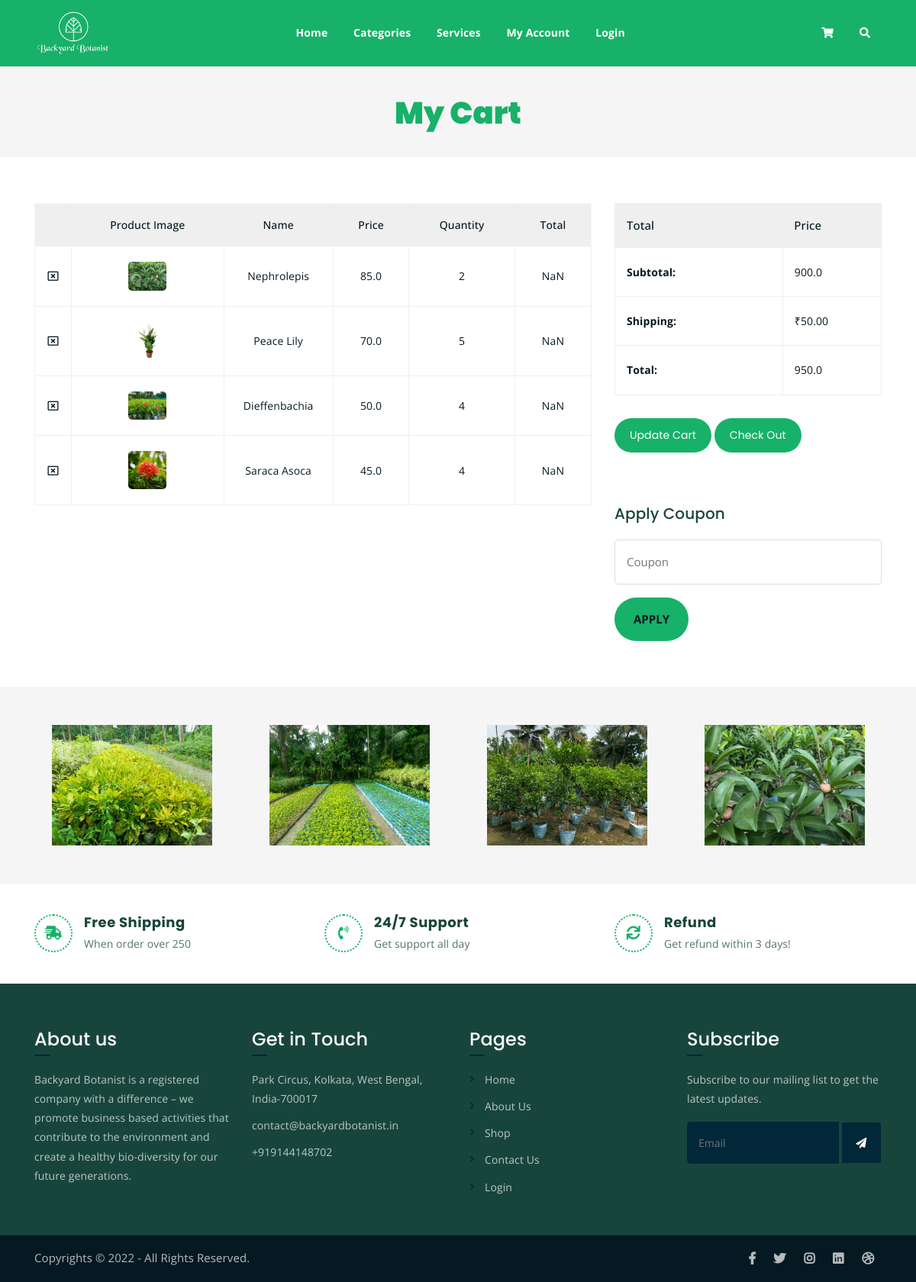
The app's page /cart/ (signed in) with its own data.
### accounts/models.py (models this page shows, shortened)
class cartObject(models.Model):
    user=models.ForeignKey(User,on_delete=models.CASCADE)
    products=models.ForeignKey(Product,on_delete=models.CASCADE)
    quantity=models.IntegerField()

class Product(models.Model):
    name=models.CharField(max_length=150)
    price=models.FloatField()
    Description=models.TextField()
    choices=(('Indoor Plant','indoor plant'),('Native plant','native plant'),('Pots','pots'),('Fertilizer','fertilizer'))
    image=models.ImageField()
    categories=models.CharField(max_length=200,choices=choices)
    relatedproduct=models.ManyToManyField('self',blank=True,null=True)

### accounts/views.py (the view)
# urls.py: path('cart/',views.allCart),
def allCart(request):
    carts=cartObject.objects.filter(user=request.user)
    total=0
    for cart in carts:
        total+=cart.products.price*cart.quantity
    return render(request,'cart.html',{'carts':carts, 'grandtotal':total+50, 'Subtotal':total})

### accounts/templates/cart.html (shortened to what this page needs)
{% load static %}
<!DOCTYPE html>
<html lang="en">
	<head>
		<link rel="stylesheet" href="{% static 'assets/css/all.min.css' %}">
		<link rel="stylesheet" href="{% static 'assets/bootstrap/css/bootstrap.min.css' %}">
		<link rel="stylesheet" href="{% static 'assets/css/owl.carousel.css' %}">
		<link rel="stylesheet" href="{% static 'assets/css/magnific-popup.css' %}">
		<link rel="stylesheet" href="{% static 'assets/css/animate.css' %}">
		<link rel="stylesheet" href="{% static 'assets/css/meanmenu.min.css' %}">
		<link rel="stylesheet" href="{% static 'assets/css/main.css' %}">
		<link rel="stylesheet" href="{% static 'assets/css/responsive.css' %}">
	   </head>
<body>
	<div class="top-header-area shop-sticky" id="sticker">
		<div class="container">
			<div class="row">
				<div class="col-lg-12 col-sm-12 text-center">
					<div class="main-menu-wrap">
						<div class="site-logo">
							<a href="index.html">
								<img src="assets/img/logo_sample.png" alt="">
							</a>
						</div>
						<nav class="main-menu">
							<ul>
								<li><a href="index.html">Home</a></li>
								<li><a href="#">Categories</a>
								</li>
								<li><a href="/shop/">Services</a></li>
								<li><a href="/shop/">My Account</a></li>
								<li><a href="#">Login</a></li>
								<li>
									<div class="header-icons">
										<a class="shopping-cart" href="/cart"><i class="fas fa-shopping-cart"></i></a>
										<a class="mobile-hide search-bar-icon" href="#"><i class="fas fa-search"></i></a>
									</div>
								</li>
							</ul>
						</nav>
					</div>
				</div>
			</div>
		</div>
	</div>
	<div class="breadcrumb-section breadcrumb-bg">
		<div class="container">
			<div class="row">
				<div class="col-lg-8 offset-lg-2 text-center">
					<div class="breadcrumb-text">
						<h1>My Cart</h1>
					</div>
				</div>
			</div>
		</div>
	</div>
	<div class="cart-section mt-150 mb-150">
		<div class="container">
			<div class="row">
				<div class="col-lg-8 col-md-12">
					<div class="cart-table-wrap">
						<table class="cart-table">
							<thead class="cart-table-head">
								<tr class="table-head-row">
									<th class="product-remove"></th>
									<th class="product-image">Product Image</th>
									<th class="product-name">Name</th>
									<th class="product-price">Price</th>
									<th class="product-quantity">Quantity</th>
									<th class="product-total">Total</th>
								</tr>
							</thead>
							<tbody>
								{% for i in carts %}
								<tr class="table-body-row">
									<td class="product-remove"><a href="/remove-product/{{i.products.id}}"><i class="far fa-window-close"></i></a></td>
									<td class="product-image"><img src="{{i.products.image.url}}" alt=""></td>
									<td class="product-name" id="productName-{{i.id}}">{{i.products.name}}</td>
									<td class="product-price" id="productPrice-{{i.id}}">{{i.products.price}}</td>
									<td class="product-quantity" id="productQuantity-{{i.id}}">{{i.quantity}}</td>
									<td class="product-total" id="productTotal-{{i.id}}"></td>
								</tr>
								{% endfor %}
							</tbody>
						</table>
					</div>
				</div>
				<div class="col-lg-4">
					<div class="total-section">
						<table class="total-table">
							<thead class="total-table-head">
								<tr class="table-total-row">
									<th>Total</th>
									<th>Price</th>
								</tr>
							</thead>
							<tbody>
								<tr class="total-data">
									<td><strong>Subtotal: </strong></td>
									<td>{{Subtotal}}</td>
								</tr>
								<tr class="total-data">
									<td><strong>Shipping: </strong></td>
									<td>₹50.00</td>
								</tr>
								<tr class="total-data">
									<td><strong>Total: </strong></td>
									<td>{{grandtotal}}</td>
								</tr>
							</tbody>
						</table>
						<div class="cart-buttons">
							<a href="/cart" class="boxed-btn">Update Cart</a>
							<a href="/checkout" class="boxed-btn black">Check Out</a>
						</div>
					</div>
					<div class="coupon-section">
						<h3>Apply Coupon</h3>
						<div class="coupon-form-wrap">
							<form action="index.html">
								<p><input type="text" placeholder="Coupon"></p>
								<p><input type="submit" value="Apply"></p>
							</form>
						</div>
					</div>
				</div>
			</div>
		</div>
	</div>
	<div class="logo-carousel-section">
		<div class="container">
			<div class="row">
				<div class="col-lg-12">
					<div class="logo-carousel-inner">
						<div class="single-logo-item">
							<img src="assets/img/company-logos/7.jpg" alt="">
						</div>
						<div class="single-logo-item">
							<img src="assets/img/company-logos/6.jpg" alt="">
						</div>
						<div class="single-logo-item">
							<img src="assets/img/company-logos/8.jpg" alt="">
						</div>
						<div class="single-logo-item">
							<img src="assets/img/company-logos/9.jpg" alt="">
						</div>
					</div>
				</div>
			</div>
		</div>
	</div>
	<div class="list-section pt-80 pb-80">
		<div class="container">
			<div class="row">
				<div class="col-lg-4 col-md-6 mb-4 mb-lg-0">
					<div class="list-box d-flex align-items-center">
						<div class="list-icon">
							<i class="fas fa-shipping-fast"></i>
						</div>
						<div class="content">
							<h3>Free Shipping</h3>
							<p>When order over 250</p>
						</div>
					</div>
				</div>
				<div class="col-lg-4 col-md-6 mb-4 mb-lg-0">
					<div class="list-box d-flex align-items-center">
						<div class="list-icon">
							<i class="fas fa-phone-volume"></i>
						</div>
						<div class="content">
							<h3>24/7 Support</h3>
							<p>Get support all day</p>
						</div>
					</div>
				</div>
				<div class="col-lg-4 col-md-6">
					<div class="list-box d-flex justify-content-start align-items-center">
						<div class="list-icon">
							<i class="fas fa-sync"></i>
						</div>
						<div class="content">
							<h3>Refund</h3>
							<p>Get refund within 3 days!</p>
						</div>
					</div>
				</div>
			</div>
		</div>
	</div>
	<div class="footer-area">
		<div class="container">
			<div class="row">
				<div class="col-lg-3 col-md-6">
					<div class="footer-box about-widget">
						<h2 class="widget-title">About us</h2>
						<p>Backyard Botanist is a registered company with a difference – we promote business based activities that contribute to the environment and create a healthy bio-diversity for our future generations.</p>
					</div>
				</div>
				<div class="col-lg-3 col-md-6">
					<div class="footer-box get-in-touch">
						<h2 class="widget-title">Get in Touch</h2>
						<ul>
							<li>Park Circus, Kolkata, West Bengal, India-700017</li>
							<li>contact@backyardbotanist.in</li>
							<li>+919144148702</li>
						</ul>
					</div>
				</div>
				<div class="col-lg-3 col-md-6">
					<div class="footer-box pages">
						<h2 class="widget-title">Pages</h2>
						<ul>
							<li><a href="index.html">Home</a></li>
							<li><a href="#">About Us</a></li>
							<li><a href="/shop/">Shop</a></li>
							<li><a href="#">Contact Us</a></li>
							<li><a href="#">Login</a></li>
						</ul>
					</div>
				</div>
				<div class="col-lg-3 col-md-6">
					<div class="footer-box subscribe">
						<h2 class="widget-title">Subscribe</h2>
						<p>Subscribe to our mailing list to get the latest updates.</p>
						<form action="#.html">
							<input type="email" placeholder="Email">
							<button type="submit"><i class="fas fa-paper-plane"></i></button>
						</form>
					</div>
				</div>
			</div>
		</div>
	</div>
	<div class="copyright">
		<div class="container">
			<div class="row">
				<div class="col-lg-6 col-md-12">
					<p>Copyrights &copy; 2022 - All Rights Reserved.</p>
				</div>
				<div class="col-lg-6 text-right col-md-12">
					<div class="social-icons">
						<ul>
							<li><a href="#" target="_blank"><i class="fab fa-facebook-f"></i></a></li>
							<li><a href="#" target="_blank"><i class="fab fa-twitter"></i></a></li>
							<li><a href="#" target="_blank"><i class="fab fa-instagram"></i></a></li>
							<li><a href="#" target="_blank"><i class="fab fa-linkedin"></i></a></li>
							<li><a href="#" target="_blank"><i class="fab fa-dribbble"></i></a></li>
						</ul>
					</div>
				</div>
			</div>
		</div>
	</div>
</body>
</html>

### static/assets/css/responsive.css (style rules this page uses)
@media only screen and (min-width: 992px) and (max-width: 1200px) { .cart-buttons a:first-child { margin-right: 0; margin-bottom: 15px; } }

### records on screen
cartObject: products.image (picture), products.name "Nephrolepis", products.price "85.0", quantity "2"
cartObject: products.image (picture), products.name "Peace Lily", products.price "70.0", quantity "5"
cartObject: products.image (picture), products.name "Dieffenbachia", products.price "50.0", quantity "4"
cartObject: products.image (picture), products.name "Saraca Asoca", products.price "45.0", quantity "4"

### other values on screen
{{ Subtotal }} "900.0"
{{ grandtotal }} "950.0"
